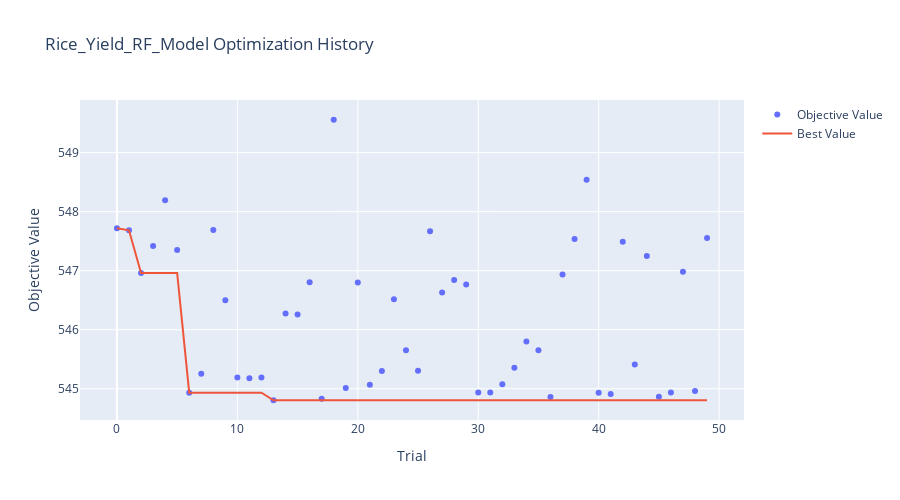
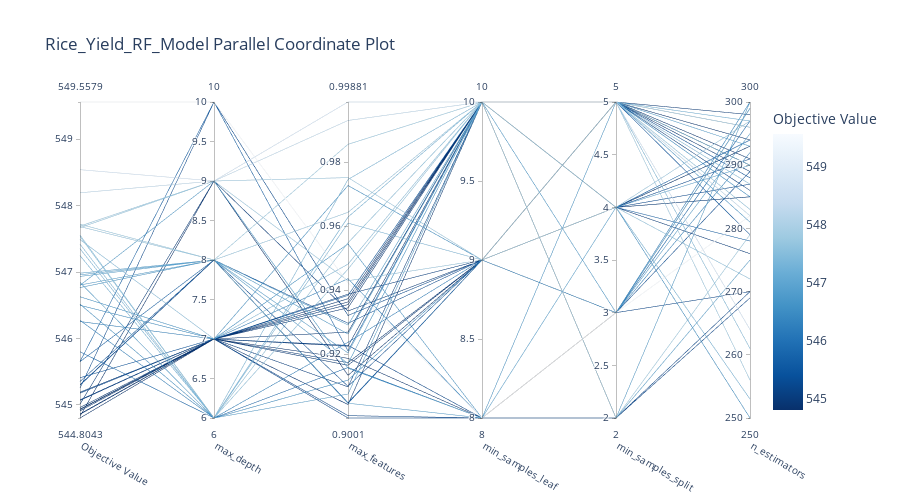
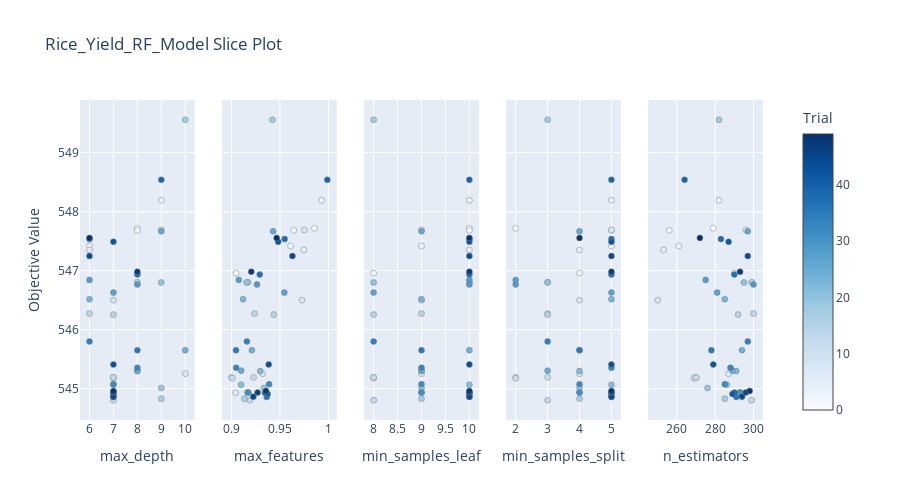
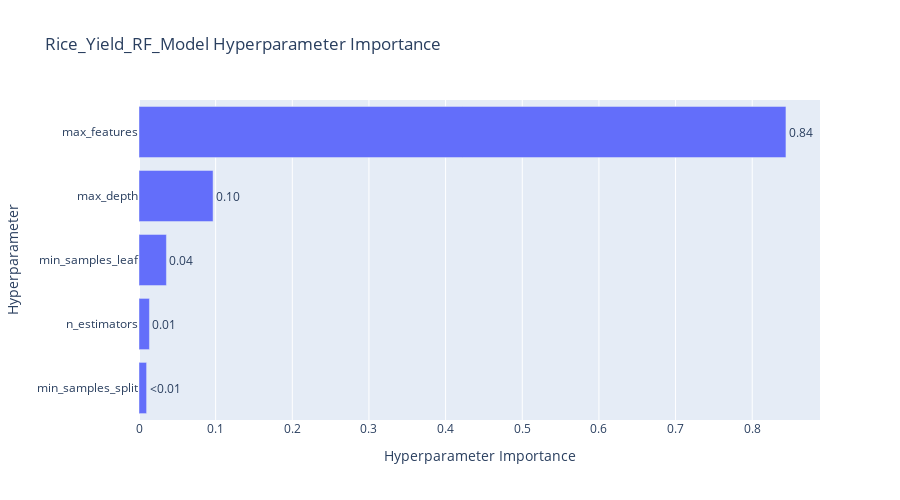

Notebook code for these charts, in order:
### Markdown cell above
### 6. Visualizing Optimization
We generate charts to understand the tuning process. These visual tools show us which specific settings had the biggest impact on reducing the model's error and how the optimization improved over time.

### Code cell
# --- OPTUNA VISUALIZATIONS ---
name = f"{CHOSEN_CROP.capitalize()}_Yield_RF_Model"

# 1. Optimization History
fig = plot_optimization_history(study)
fig.update_layout(title=f'{name} Optimization History', width=900, height=500)
fig.show()

# 2. Parallel Coordinate (Hyperparameter Relationships)
fig = plot_parallel_coordinate(study)
fig.update_layout(title=f'{name} Parallel Coordinate Plot', width=900, height=500)
fig.show()

# 3. Slice Plot (Individual Parameter impact)
fig = plot_slice(study)
fig.update_layout(title=f'{name} Slice Plot', width=900, height=500)
fig.show()

# 4. Parameter Importance
try:
    fig = plot_param_importances(study)
    fig.update_layout(title=f'{name} Hyperparameter Importance', width=900, height=500)
    fig.show()
except (ValueError, RuntimeError) as e:
    print(f'Could not plot parameter importance: {e}')

### Figure 1 — Plotly figure (JSON) as saved in the notebook; plotly's stock layout.template omitted (floating-point values rounded to 4 significant figures)
{"data": [{"mode": "markers", "name": "Objective Value", "type": "scatter", "x": [0, 1, 2, 3, 4, 5, 6, 7, 8, 9, 10, 11, 12, 13, 14, 15, 16, 17, 18, 19, 20, 21, 22, 23, 24, 25, 26, 27, 28, 29, 30, 31, 32, 33, 34, 35, 36, 37, 38, 39, 40, 41, 42, 43, 44, 45, 46, 47, 48, 49], "y": [547.7, 547.7, 547.0, 547.4, 548.2, 547.4, 544.9, 545.3, 547.7, 546.5, 545.2, 545.2, 545.2, 544.8, 546.3, 546.3, 546.8, 544.8, 549.6, 545.0, 546.8, 545.1, 545.3, 546.5, 545.7, 545.3, 547.7, 546.6, 546.8, 546.8, 544.9, 544.9, 545.1, 545.4, 545.8, 545.7, 544.9, 546.9, 547.5, 548.5, 544.9, 544.9, 547.5, 545.4, 547.2, 544.9, 544.9, 547.0, 545.0, 547.6]}, {"mode": "lines", "name": "Best Value", "type": "scatter", "x": [0, 1, 2, 3, 4, 5, 6, 7, 8, 9, 10, 11, 12, 13, 14, 15, 16, 17, 18, 19, 20, 21, 22, 23, 24, 25, 26, 27, 28, 29, 30, 31, 32, 33, 34, 35, 36, 37, 38, 39, 40, 41, 42, 43, 44, 45, 46, 47, 48, 49], "y": [547.7, 547.7, 547.0, 547.0, 547.0, 547.0, 544.9, 544.9, 544.9, 544.9, 544.9, 544.9, 544.9, 544.8, 544.8, 544.8, 544.8, 544.8, 544.8, 544.8, 544.8, 544.8, 544.8, 544.8, 544.8, 544.8, 544.8, 544.8, 544.8, 544.8, 544.8, 544.8, 544.8, 544.8, 544.8, 544.8, 544.8, 544.8, 544.8, 544.8, 544.8, 544.8, 544.8, 544.8, 544.8, 544.8, 544.8, 544.8, 544.8, 544.8]}, {"marker": {"color": "#cccccc"}, "mode": "markers", "name": "Infeasible Trial", "showlegend": false, "type": "scatter", "x": [], "y": []}], "layout": {"height": 500, "title": {"text": "Rice_Yield_RF_Model Optimization History"}, "width": 900, "xaxis": {"title": {"text": "Trial"}}, "yaxis": {"title": {"text": "Objective Value"}}}}

### Figure 2 — Plotly figure (JSON) as saved in the notebook; plotly's stock layout.template omitted (floating-point values rounded to 4 significant figures)
{"data": [{"dimensions": [{"label": "Objective Value", "range": [544.8, 549.6], "values": [547.7, 547.7, 547.0, 547.4, 548.2, 547.4, 544.9, 545.3, 547.7, 546.5, 545.2, 545.2, 545.2, 544.8, 546.3, 546.3, 546.8, 544.8, 549.6, 545.0, 546.8, 545.1, 545.3, 546.5, 545.7, 545.3, 547.7, 546.6, 546.8, 546.8, 544.9, 544.9, 545.1, 545.4, 545.8, 545.7, 544.9, 546.9, 547.5, 548.5, 544.9, 544.9, 547.5, 545.4, 547.2, 544.9, 544.9, 547.0, 545.0, 547.6]}, {"label": "max_depth", "range": [6, 10], "values": [8, 8, 8, 6, 9, 6, 7, 10, 9, 7, 7, 7, 7, 7, 6, 7, 8, 9, 10, 9, 9, 7, 8, 6, 10, 8, 9, 7, 6, 8, 7, 7, 7, 8, 6, 8, 7, 8, 6, 9, 7, 7, 7, 7, 6, 7, 7, 8, 7, 6]}, {"label": "max_features", "range": [0.9001, 0.9988], "values": [0.9856, 0.9643, 0.9047, 0.961, 0.993, 0.9746, 0.9043, 0.9321, 0.9752, 0.9727, 0.9001, 0.9008, 0.9228, 0.9187, 0.9238, 0.9436, 0.9171, 0.9134, 0.9423, 0.9335, 0.9156, 0.9098, 0.9297, 0.9119, 0.9211, 0.91, 0.943, 0.9545, 0.9076, 0.9263, 0.9174, 0.9166, 0.9388, 0.9049, 0.9159, 0.9047, 0.9363, 0.9292, 0.9548, 0.9988, 0.9345, 0.9374, 0.9482, 0.9384, 0.9629, 0.9225, 0.9269, 0.9204, 0.9355, 0.9466]}, {"label": "min_samples_leaf", "range": [8, 10], "values": [10, 10, 8, 9, 10, 10, 10, 9, 9, 9, 8, 8, 8, 8, 9, 8, 10, 9, 8, 9, 8, 10, 9, 9, 10, 9, 9, 8, 10, 10, 9, 9, 9, 9, 8, 9, 10, 10, 10, 10, 10, 10, 10, 10, 10, 10, 10, 10, 10, 10]}, {"label": "min_samples_split", "range": [2, 5], "values": [2, 5, 4, 5, 5, 4, 5, 4, 5, 4, 2, 2, 3, 3, 3, 3, 3, 4, 3, 4, 3, 5, 4, 5, 4, 3, 4, 5, 2, 2, 4, 4, 4, 5, 3, 4, 5, 5, 5, 5, 5, 5, 5, 5, 5, 5, 5, 5, 5, 4]}, {"label": "n_estimators", "range": [250, 300], "values": [279, 256, 290, 261, 282, 253, 290, 287, 296, 250, 270, 269, 270, 299, 300, 292, 299, 285, 282, 276, 295, 286, 291, 285, 294, 289, 297, 281, 275, 300, 293, 293, 285, 288, 297, 278, 291, 290, 283, 264, 290, 289, 287, 279, 297, 294, 296, 293, 298, 272]}], "labelangle": 30, "labelside": "bottom", "line": {"color": [547.7, 547.7, 547.0, 547.4, 548.2, 547.4, 544.9, 545.3, 547.7, 546.5, 545.2, 545.2, 545.2, 544.8, 546.3, 546.3, 546.8, 544.8, 549.6, 545.0, 546.8, 545.1, 545.3, 546.5, 545.7, 545.3, 547.7, 546.6, 546.8, 546.8, 544.9, 544.9, 545.1, 545.4, 545.8, 545.7, 544.9, 546.9, 547.5, 548.5, 544.9, 544.9, 547.5, 545.4, 547.2, 544.9, 544.9, 547.0, 545.0, 547.6], "colorbar": {"title": {"text": "Objective Value"}}, "colorscale": [[0, "rgb(247,251,255)"], [0.125, "rgb(222,235,247)"], [0.25, "rgb(198,219,239)"], [0.375, "rgb(158,202,225)"], [0.5, "rgb(107,174,214)"], [0.625, "rgb(66,146,198)"], [0.75, "rgb(33,113,181)"], [0.875, "rgb(8,81,156)"], [1, "rgb(8,48,107)"]], "reversescale": true, "showscale": true}, "type": "parcoords"}], "layout": {"height": 500, "title": {"text": "Rice_Yield_RF_Model Parallel Coordinate Plot"}, "width": 900}}

### Figure 3 — Plotly figure (JSON) as saved in the notebook; plotly's stock layout.template omitted (floating-point values rounded to 4 significant figures)
{"data": [{"marker": {"color": [0, 1, 2, 3, 4, 5, 6, 7, 8, 9, 10, 11, 12, 13, 14, 15, 16, 17, 18, 19, 20, 21, 22, 23, 24, 25, 26, 27, 28, 29, 30, 31, 32, 33, 34, 35, 36, 37, 38, 39, 40, 41, 42, 43, 44, 45, 46, 47, 48, 49], "colorbar": {"title": {"text": "Trial"}, "x": 1, "xpad": 40}, "colorscale": [[0, "rgb(247,251,255)"], [0.125, "rgb(222,235,247)"], [0.25, "rgb(198,219,239)"], [0.375, "rgb(158,202,225)"], [0.5, "rgb(107,174,214)"], [0.625, "rgb(66,146,198)"], [0.75, "rgb(33,113,181)"], [0.875, "rgb(8,81,156)"], [1, "rgb(8,48,107)"]], "line": {"color": "Grey", "width": 0.5}, "showscale": true}, "mode": "markers", "name": "Feasible Trial", "showlegend": false, "type": "scatter", "x": [8, 8, 8, 6, 9, 6, 7, 10, 9, 7, 7, 7, 7, 7, 6, 7, 8, 9, 10, 9, 9, 7, 8, 6, 10, 8, 9, 7, 6, 8, 7, 7, 7, 8, 6, 8, 7, 8, 6, 9, 7, 7, 7, 7, 6, 7, 7, 8, 7, 6], "xaxis": "x", "y": [547.7, 547.7, 547.0, 547.4, 548.2, 547.4, 544.9, 545.3, 547.7, 546.5, 545.2, 545.2, 545.2, 544.8, 546.3, 546.3, 546.8, 544.8, 549.6, 545.0, 546.8, 545.1, 545.3, 546.5, 545.7, 545.3, 547.7, 546.6, 546.8, 546.8, 544.9, 544.9, 545.1, 545.4, 545.8, 545.7, 544.9, 546.9, 547.5, 548.5, 544.9, 544.9, 547.5, 545.4, 547.2, 544.9, 544.9, 547.0, 545.0, 547.6], "yaxis": "y"}, {"marker": {"color": [0, 1, 2, 3, 4, 5, 6, 7, 8, 9, 10, 11, 12, 13, 14, 15, 16, 17, 18, 19, 20, 21, 22, 23, 24, 25, 26, 27, 28, 29, 30, 31, 32, 33, 34, 35, 36, 37, 38, 39, 40, 41, 42, 43, 44, 45, 46, 47, 48, 49], "colorbar": {"title": {"text": "Trial"}, "x": 1, "xpad": 40}, "colorscale": [[0, "rgb(247,251,255)"], [0.125, "rgb(222,235,247)"], [0.25, "rgb(198,219,239)"], [0.375, "rgb(158,202,225)"], [0.5, "rgb(107,174,214)"], [0.625, "rgb(66,146,198)"], [0.75, "rgb(33,113,181)"], [0.875, "rgb(8,81,156)"], [1, "rgb(8,48,107)"]], "line": {"color": "Grey", "width": 0.5}, "showscale": false}, "mode": "markers", "name": "Feasible Trial", "showlegend": false, "type": "scatter", "x": [0.9856, 0.9643, 0.9047, 0.961, 0.993, 0.9746, 0.9043, 0.9321, 0.9752, 0.9727, 0.9001, 0.9008, 0.9228, 0.9187, 0.9238, 0.9436, 0.9171, 0.9134, 0.9423, 0.9335, 0.9156, 0.9098, 0.9297, 0.9119, 0.9211, 0.91, 0.943, 0.9545, 0.9076, 0.9263, 0.9174, 0.9166, 0.9388, 0.9049, 0.9159, 0.9047, 0.9363, 0.9292, 0.9548, 0.9988, 0.9345, 0.9374, 0.9482, 0.9384, 0.9629, 0.9225, 0.9269, 0.9204, 0.9355, 0.9466], "xaxis": "x2", "y": [547.7, 547.7, 547.0, 547.4, 548.2, 547.4, 544.9, 545.3, 547.7, 546.5, 545.2, 545.2, 545.2, 544.8, 546.3, 546.3, 546.8, 544.8, 549.6, 545.0, 546.8, 545.1, 545.3, 546.5, 545.7, 545.3, 547.7, 546.6, 546.8, 546.8, 544.9, 544.9, 545.1, 545.4, 545.8, 545.7, 544.9, 546.9, 547.5, 548.5, 544.9, 544.9, 547.5, 545.4, 547.2, 544.9, 544.9, 547.0, 545.0, 547.6], "yaxis": "y2"}, {"marker": {"color": [0, 1, 2, 3, 4, 5, 6, 7, 8, 9, 10, 11, 12, 13, 14, 15, 16, 17, 18, 19, 20, 21, 22, 23, 24, 25, 26, 27, 28, 29, 30, 31, 32, 33, 34, 35, 36, 37, 38, 39, 40, 41, 42, 43, 44, 45, 46, 47, 48, 49], "colorbar": {"title": {"text": "Trial"}, "x": 1, "xpad": 40}, "colorscale": [[0, "rgb(247,251,255)"], [0.125, "rgb(222,235,247)"], [0.25, "rgb(198,219,239)"], [0.375, "rgb(158,202,225)"], [0.5, "rgb(107,174,214)"], [0.625, "rgb(66,146,198)"], [0.75, "rgb(33,113,181)"], [0.875, "rgb(8,81,156)"], [1, "rgb(8,48,107)"]], "line": {"color": "Grey", "width": 0.5}, "showscale": false}, "mode": "markers", "name": "Feasible Trial", "showlegend": false, "type": "scatter", "x": [10, 10, 8, 9, 10, 10, 10, 9, 9, 9, 8, 8, 8, 8, 9, 8, 10, 9, 8, 9, 8, 10, 9, 9, 10, 9, 9, 8, 10, 10, 9, 9, 9, 9, 8, 9, 10, 10, 10, 10, 10, 10, 10, 10, 10, 10, 10, 10, 10, 10], "xaxis": "x3", "y": [547.7, 547.7, 547.0, 547.4, 548.2, 547.4, 544.9, 545.3, 547.7, 546.5, 545.2, 545.2, 545.2, 544.8, 546.3, 546.3, 546.8, 544.8, 549.6, 545.0, 546.8, 545.1, 545.3, 546.5, 545.7, 545.3, 547.7, 546.6, 546.8, 546.8, 544.9, 544.9, 545.1, 545.4, 545.8, 545.7, 544.9, 546.9, 547.5, 548.5, 544.9, 544.9, 547.5, 545.4, 547.2, 544.9, 544.9, 547.0, 545.0, 547.6], "yaxis": "y3"}, {"marker": {"color": [0, 1, 2, 3, 4, 5, 6, 7, 8, 9, 10, 11, 12, 13, 14, 15, 16, 17, 18, 19, 20, 21, 22, 23, 24, 25, 26, 27, 28, 29, 30, 31, 32, 33, 34, 35, 36, 37, 38, 39, 40, 41, 42, 43, 44, 45, 46, 47, 48, 49], "colorbar": {"title": {"text": "Trial"}, "x": 1, "xpad": 40}, "colorscale": [[0, "rgb(247,251,255)"], [0.125, "rgb(222,235,247)"], [0.25, "rgb(198,219,239)"], [0.375, "rgb(158,202,225)"], [0.5, "rgb(107,174,214)"], [0.625, "rgb(66,146,198)"], [0.75, "rgb(33,113,181)"], [0.875, "rgb(8,81,156)"], [1, "rgb(8,48,107)"]], "line": {"color": "Grey", "width": 0.5}, "showscale": false}, "mode": "markers", "name": "Feasible Trial", "showlegend": false, "type": "scatter", "x": [2, 5, 4, 5, 5, 4, 5, 4, 5, 4, 2, 2, 3, 3, 3, 3, 3, 4, 3, 4, 3, 5, 4, 5, 4, 3, 4, 5, 2, 2, 4, 4, 4, 5, 3, 4, 5, 5, 5, 5, 5, 5, 5, 5, 5, 5, 5, 5, 5, 4], "xaxis": "x4", "y": [547.7, 547.7, 547.0, 547.4, 548.2, 547.4, 544.9, 545.3, 547.7, 546.5, 545.2, 545.2, 545.2, 544.8, 546.3, 546.3, 546.8, 544.8, 549.6, 545.0, 546.8, 545.1, 545.3, 546.5, 545.7, 545.3, 547.7, 546.6, 546.8, 546.8, 544.9, 544.9, 545.1, 545.4, 545.8, 545.7, 544.9, 546.9, 547.5, 548.5, 544.9, 544.9, 547.5, 545.4, 547.2, 544.9, 544.9, 547.0, 545.0, 547.6], "yaxis": "y4"}, {"marker": {"color": [0, 1, 2, 3, 4, 5, 6, 7, 8, 9, 10, 11, 12, 13, 14, 15, 16, 17, 18, 19, 20, 21, 22, 23, 24, 25, 26, 27, 28, 29, 30, 31, 32, 33, 34, 35, 36, 37, 38, 39, 40, 41, 42, 43, 44, 45, 46, 47, 48, 49], "colorbar": {"title": {"text": "Trial"}, "x": 1, "xpad": 40}, "colorscale": [[0, "rgb(247,251,255)"], [0.125, "rgb(222,235,247)"], [0.25, "rgb(198,219,239)"], [0.375, "rgb(158,202,225)"], [0.5, "rgb(107,174,214)"], [0.625, "rgb(66,146,198)"], [0.75, "rgb(33,113,181)"], [0.875, "rgb(8,81,156)"], [1, "rgb(8,48,107)"]], "line": {"color": "Grey", "width": 0.5}, "showscale": false}, "mode": "markers", "name": "Feasible Trial", "showlegend": false, "type": "scatter", "x": [279, 256, 290, 261, 282, 253, 290, 287, 296, 250, 270, 269, 270, 299, 300, 292, 299, 285, 282, 276, 295, 286, 291, 285, 294, 289, 297, 281, 275, 300, 293, 293, 285, 288, 297, 278, 291, 290, 283, 264, 290, 289, 287, 279, 297, 294, 296, 293, 298, 272], "xaxis": "x5", "y": [547.7, 547.7, 547.0, 547.4, 548.2, 547.4, 544.9, 545.3, 547.7, 546.5, 545.2, 545.2, 545.2, 544.8, 546.3, 546.3, 546.8, 544.8, 549.6, 545.0, 546.8, 545.1, 545.3, 546.5, 545.7, 545.3, 547.7, 546.6, 546.8, 546.8, 544.9, 544.9, 545.1, 545.4, 545.8, 545.7, 544.9, 546.9, 547.5, 548.5, 544.9, 544.9, 547.5, 545.4, 547.2, 544.9, 544.9, 547.0, 545.0, 547.6], "yaxis": "y5"}], "layout": {"height": 500, "title": {"text": "Rice_Yield_RF_Model Slice Plot"}, "width": 900, "xaxis": {"anchor": "y", "domain": [0, 0.168], "title": {"text": "max_depth"}}, "xaxis2": {"anchor": "y2", "domain": [0.208, 0.376], "title": {"text": "max_features"}}, "xaxis3": {"anchor": "y3", "domain": [0.416, 0.584], "title": {"text": "min_samples_leaf"}}, "xaxis4": {"anchor": "y4", "domain": [0.624, 0.792], "title": {"text": "min_samples_split"}}, "xaxis5": {"anchor": "y5", "domain": [0.832, 1], "title": {"text": "n_estimators"}}, "yaxis": {"anchor": "x", "domain": [0, 1], "title": {"text": "Objective Value"}}, "yaxis2": {"anchor": "x2", "domain": [0, 1], "matches": "y", "showticklabels": false}, "yaxis3": {"anchor": "x3", "domain": [0, 1], "matches": "y", "showticklabels": false}, "yaxis4": {"anchor": "x4", "domain": [0, 1], "matches": "y", "showticklabels": false}, "yaxis5": {"anchor": "x5", "domain": [0, 1], "matches": "y", "showticklabels": false}}}

### Figure 4 — Plotly figure (JSON) as saved in the notebook; plotly's stock layout.template omitted (floating-point values rounded to 4 significant figures)
{"data": [{"cliponaxis": false, "hovertemplate": ["min_samples_split (IntDistribution): 0.009913867359663644<extra></extra>", "n_estimators (IntDistribution): 0.013615157526439667<extra></extra>", "min_samples_leaf (IntDistribution): 0.03579022972955657<extra></extra>", "max_depth (IntDistribution): 0.09666269825585916<extra></extra>", "max_features (FloatDistribution): 0.8440180471284809<extra></extra>"], "name": "Objective Value", "orientation": "h", "text": ["<0.01", "0.01", "0.04", "0.10", "0.84"], "textposition": "outside", "type": "bar", "x": [0.009914, 0.01362, 0.03579, 0.09666, 0.844], "y": ["min_samples_split", "n_estimators", "min_samples_leaf", "max_depth", "max_features"]}], "layout": {"height": 500, "title": {"text": "Rice_Yield_RF_Model Hyperparameter Importance"}, "width": 900, "xaxis": {"title": {"text": "Hyperparameter Importance"}}, "yaxis": {"title": {"text": "Hyperparameter"}}}}
